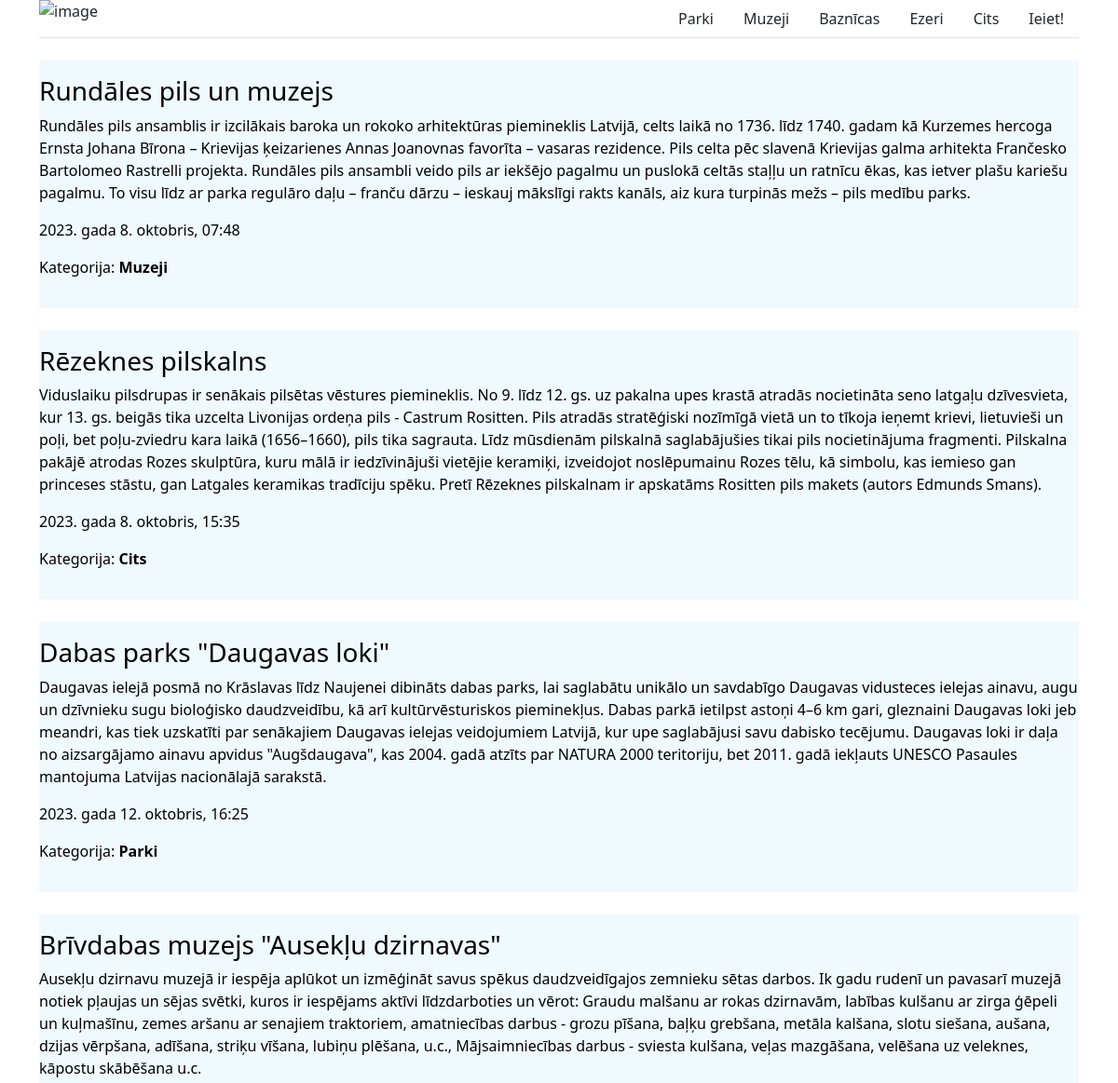
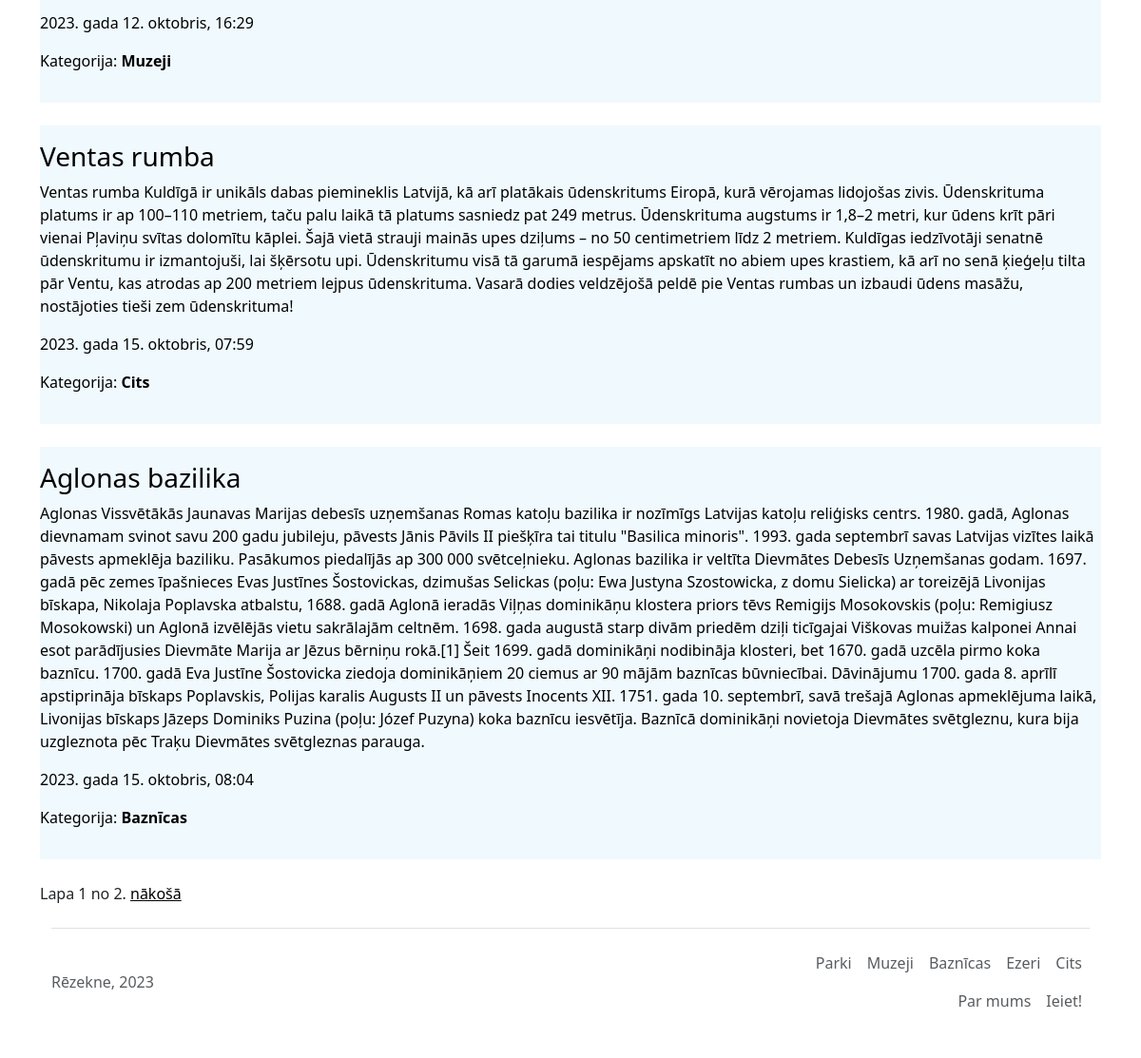
The page / on the database its author committed (2 pictures, top to bottom).
### main/models.py (models this page shows, shortened)
class Article(models.Model):
    title = models.CharField(max_length=60)
    text = HTMLField()
    category = models.ForeignKey(Category, on_delete=models.CASCADE, blank=True, null=True)
    author = models.ForeignKey(User, on_delete=models.CASCADE, blank=True, null=True)
    pub_date = models.DateTimeField(auto_now_add=True, blank=True, null=True)

class Category(models.Model):
   title = models.CharField(max_length=60)
   description = models.TextField(blank=True, null=True)
   def __str__(self):
      return self.title
   class Meta:
        verbose_name_plural = "Categories"

### main/views.py (the view)
# urls.py: path("", views.index, name="index"),
def index(request):
    articles_obj = Article.objects.all()
    paginator = Paginator(articles_obj, 6)
    page_number = request.GET.get("page")
    articles = paginator.get_page(page_number)
    return render(request, "startPage.html", {"articles": articles} )

### main/template/startPage.html (shortened to what this page needs)
{% extends 'base.html' %}
{% block content %}
    {% for article in articles %}
   <div class="article-item py-3 mb-4" style="background-color: rgb(240, 249, 253);">
    <a href="{% url 'article' article.id %}" class="article-link">
        <h3>{{ article.title }}</h3>
        <p>{{ article.text|safe }}</p>
        <p>{{ article.pub_date }}</p>
        {% if article.category != None %}
        <p>Kategorija: <strong>{{ article.category }}</strong></p>
        {% endif %}
    </a>
   </div>
    {% endfor %}
    <div class="pagination ">
        <span class="step-links">
            <span class="current">
                Lapa {{ articles.number }} no {{ articles.paginator.num_pages }}.
            </span>
            {% if articles.has_next %}
                <a href="?page={{ articles.next_page_number }}" style="color:black;">nākošā</a>
            {% endif %}
        </span>
    </div>
{% endblock content %}

### static/CSS/base.css (style rules this page uses)
body { margin: 0px; padding: 0px; }
.article-link { text-decoration: none; color: black; }

### rows shown on the page
Article: title "Rundāles pils un muzejs", text "Rundāles pils ansamblis ir izcilākais baroka un rokoko arhitektūras piemineklis Latvijā, celts laikā no 1736. līdz 1740. gadam kā Kurzemes hercoga Ernsta Johana Bīrona – Krievijas ķeizarienes Annas Joanovnas favorīta – vasaras rezidence. Pils celta pēc slavenā Krievijas galma arhitekta Frančesko Bartolomeo Rastrelli projekta. Rundāles pils ansambli veido pils ar iekšējo pagalmu un puslokā celtās staļļu un ratnīcu ēkas, kas ietver plašu kariešu pagalmu. To visu līdz ar parka regulāro daļu – franču dārzu – ieskauj mākslīgi rakts kanāls, aiz kura turpinās mežs – pils medību parks.", pub_date "2023. gada 8. oktobris, 07:48", category "Muzeji"
Article: title "Rēzeknes pilskalns", text "Viduslaiku pilsdrupas ir senākais pilsētas vēstures piemineklis. No 9. līdz 12. gs. uz pakalna upes krastā atradās nocietināta seno latgaļu dzīvesvieta, kur 13. gs. beigās tika uzcelta Livonijas ordeņa pils - Castrum Rositten. Pils atradās stratēģiski nozīmīgā vietā un to tīkoja ieņemt krievi, lietuvieši un poļi, bet poļu-zviedru kara laikā (1656–1660), pils tika sagrauta. Līdz mūsdienām pilskalnā saglabājušies tikai pils nocietinājuma fragmenti. Pilskalna pakājē atrodas Rozes skulptūra, kuru mālā ir iedzīvinājuši vietējie keramiķi, izveidojot noslēpumainu Rozes tēlu, kā simbolu, kas iemieso gan princeses stāstu, gan Latgales keramikas tradīciju spēku. Pretī Rēzeknes pilskalnam ir apskatāms…", pub_date "2023. gada 8. oktobris, 15:35", category "Cits"
Article: title "Dabas parks \"Daugavas loki\"", text "Daugavas ielejā posmā no Krāslavas līdz Naujenei dibināts dabas parks, lai saglabātu unikālo un savdabīgo Daugavas vidusteces ielejas ainavu, augu un dzīvnieku sugu bioloģisko daudzveidību, kā arī kultūrvēsturiskos pieminekļus. Dabas parkā ietilpst astoņi 4–6 km gari, gleznaini Daugavas loki jeb meandri, kas tiek uzskatīti par senākajiem Daugavas ielejas veidojumiem Latvijā, kur upe saglabājusi savu dabisko tecējumu. Daugavas loki ir daļa no aizsargājamo ainavu apvidus \"Augšdaugava\", kas 2004. gadā atzīts par NATURA 2000 teritoriju, bet 2011. gadā iekļauts UNESCO Pasaules mantojuma Latvijas nacionālajā sarakstā.", pub_date "2023. gada 12. oktobris, 16:25", category "Parki"
Article: title "Brīvdabas muzejs \"Ausekļu dzirnavas\"", text "Ausekļu dzirnavu muzejā ir iespēja aplūkot un izmēģināt savus spēkus daudzveidīgajos zemnieku sētas darbos. Ik gadu rudenī un pavasarī muzejā notiek pļaujas un sējas svētki, kuros ir iespējams aktīvi līdzdarboties un vērot: Graudu malšanu ar rokas dzirnavām, labības kulšanu ar zirga ģēpeli un kuļmašīnu, zemes aršanu ar senajiem traktoriem, amatniecības darbus - grozu pīšana, baļķu grebšana, metāla kalšana, slotu siešana, aušana, dzijas vērpšana, adīšana, striķu vīšana, lubiņu plēšana, u.c., Mājsaimniecības darbus - sviesta kulšana, veļas mazgāšana, velēšana uz veleknes, kāpostu skābēšana u.c.", pub_date "2023. gada 12. oktobris, 16:29", category "Muzeji"
Article: title "Ventas rumba", text "Ventas rumba Kuldīgā ir unikāls dabas piemineklis Latvijā, kā arī platākais ūdenskritums Eiropā, kurā vērojamas lidojošas zivis. Ūdenskrituma platums ir ap 100–110 metriem, taču palu laikā tā platums sasniedz pat 249 metrus. Ūdenskrituma augstums ir 1,8–2 metri, kur ūdens krīt pāri vienai Pļaviņu svītas dolomītu kāplei. Šajā vietā strauji mainās upes dziļums – no 50 centimetriem līdz 2 metriem. Kuldīgas iedzīvotāji senatnē ūdenskritumu ir izmantojuši, lai šķērsotu upi. Ūdenskritumu visā tā garumā iespējams apskatīt no abiem upes krastiem, kā arī no senā ķieģeļu tilta pār Ventu, kas atrodas ap 200 metriem lejpus ūdenskrituma. Vasarā dodies veldzējošā peldē pie Ventas rumbas un izbaudi ūdens…", pub_date "2023. gada 15. oktobris, 07:59", category "Cits"
Article: title "Aglonas bazilika", text "Aglonas Vissvētākās Jaunavas Marijas debesīs uzņemšanas Romas katoļu bazilika ir nozīmīgs Latvijas katoļu reliģisks centrs. 1980. gadā, Aglonas dievnamam svinot savu 200 gadu jubileju, pāvests Jānis Pāvils II piešķīra tai titulu \"Basilica minoris\". 1993. gada septembrī savas Latvijas vizītes laikā pāvests apmeklēja baziliku. Pasākumos piedalījās ap 300 000 svētceļnieku. Aglonas bazilika ir veltīta Dievmātes Debesīs Uzņemšanas godam. 1697. gadā pēc zemes īpašnieces Evas Justīnes Šostovickas, dzimušas Selickas (poļu: Ewa Justyna Szostowicka, z domu Sielicka) ar toreizējā Livonijas bīskapa, Nikolaja Poplavska atbalstu, 1688. gadā Aglonā ieradās Viļņas dominikāņu klostera priors tēvs Remigijs…", pub_date "2023. gada 15. oktobris, 08:04", category "Baznīcas"

### other values the page prints
{{ articles.number }} "1"
{{ articles.paginator.num_pages }} "2"
